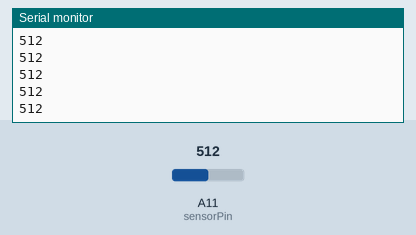
This sketch was run on a simulated Arduino Mega 2560, built with avr-gcc and run on an emulated ATmega2560. Shown: the last lines printed to the serial monitor. Inputs (shaded band) come from the test bench; at power-on: A11 (sensorPin) = 512.

Above: at 1.2 s.
1.3 s: A11 (sensorPin) set to 716
At 1.32 s:
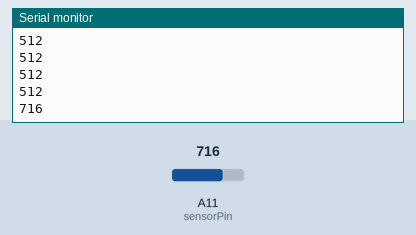
2.8 s: A11 (sensorPin) set to 900
At 2.83 s:
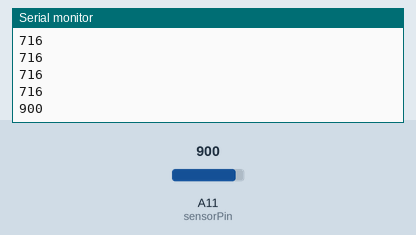
Timing chart, 0 to 5.8 s (numbered marks = the images above; inputs shaded):
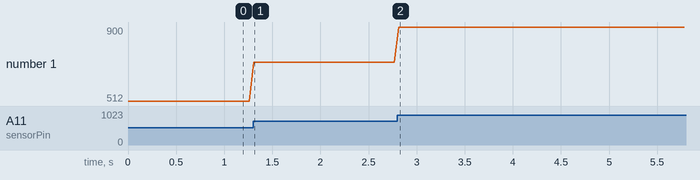

The sketch:

Pressure_Transducer.ino
```cpp
#include <Servo.h>
#include <avr/wdt.h>
#include <stdio.h>
#include <string.h>
//#include "DeviceDriverSet_xxx0.h"
//
//DeviceDriverSet_Motor myMotors;
//DeviceDriverSet_IRrecv IRremote;

#define sensorPin A11
void setup() {
  // put your setup code here, to run once:
  Serial.begin(9600);
//  IRremote.DeviceDriverSet_IRrecv_Init();
//  myMotors.DeviceDriverSet_Motor_Init();

}

void loop() {
 int x = analogRead(sensorPin);
 Serial.println(x);
 delay(50);
}
```

Measured:
- after the input at 1.3 s, the serial monitor: prints a new line at once (image 1)
- after the input at 2.8 s, the serial monitor: prints a new line at once (image 2)
- plotted number 1: 512 → 716 after the input at 1.3 s, 716 → 900 after the input at 2.8 s
